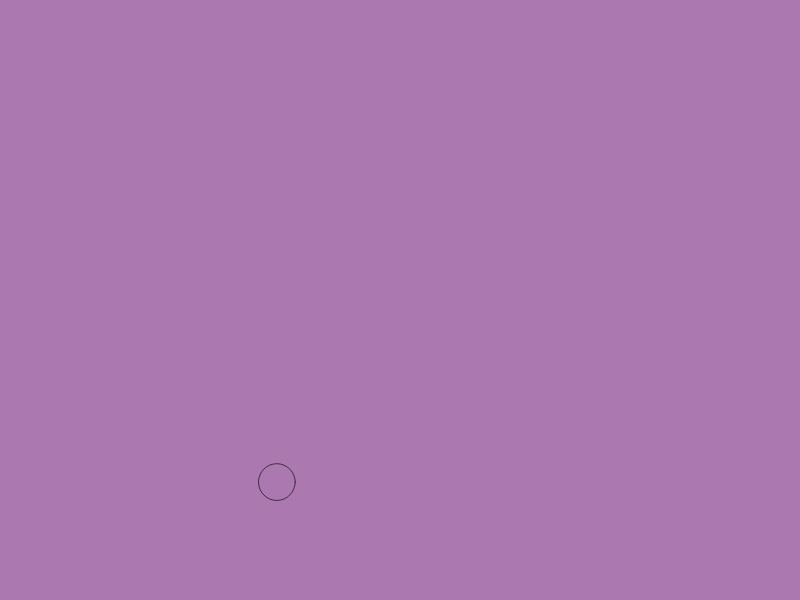
Frame 1 (no input)
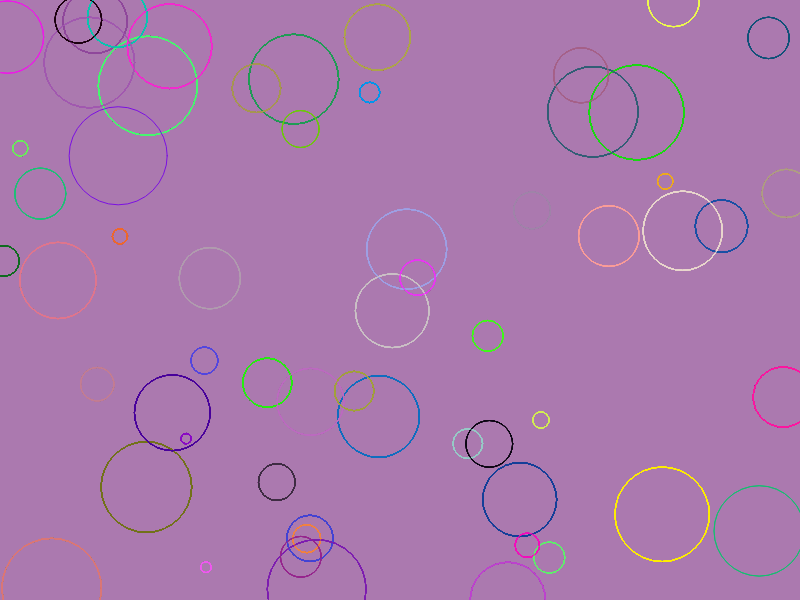
Frame 60 (no input)
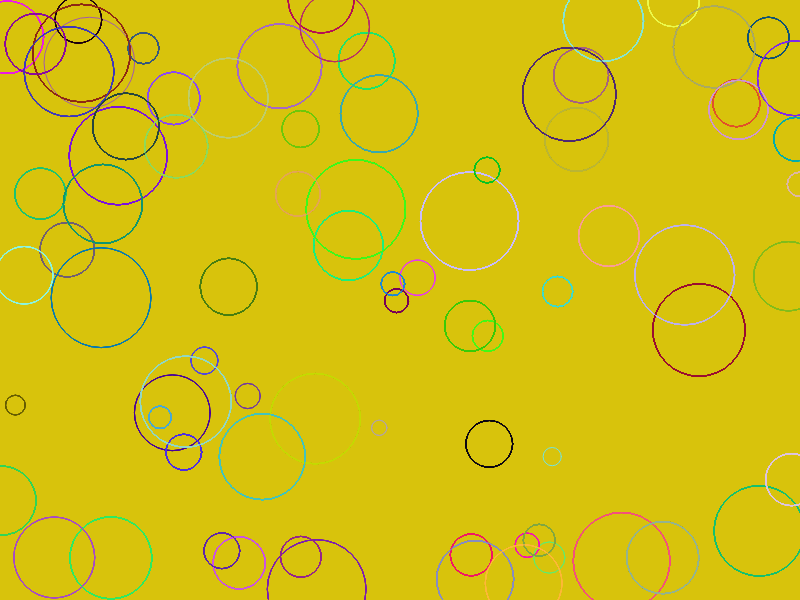
Frame 120 (the mouse pressed at the canvas centre since frame 60)

The p5.js sketch that drew these frames (run headless with seeded random() and noise() and a simulated clock; from frame 60 on, the mouse is pressed at the canvas centre):

// p5.js sketch
// ── sketch.js
let cirkelX = [];
let cirkelY = [];
let cirkelMaten = [];
let cirkelKleuren = [];

let maxAantalCirkels = 50; 
let achtergrondKleur;

function setup() {
  createCanvas(800, 600);
  noFill();
  frameRate(30);

  // Kies een eerste achtergrondkleur
  achtergrondKleur = color(random(100, 200), random(100, 200), random(100, 200));
  background(achtergrondKleur);
}

function draw() {
  // Elke 3 seconden een nieuwe achtergrondkleur
  if (frameCount % 90 === 0) {
    achtergrondKleur = color(random(0, 255), random(0, 255), random(0, 255));
    background(achtergrondKleur);
  }

  //Voeg nieuve cirkel toe aan lijsten
  cirkelX.push(random(width));
  cirkelY.push(random(height));
  cirkelMaten.push(random(10, 100));
  cirkelKleuren.push(color(random(255), random(255), random(255)));

  //Haal cirkels weg alsze over de limiet zijn
  if (cirkelX.length > maxAantalCirkels) {
    cirkelX.shift();
    cirkelY.shift();
    cirkelMaten.shift();
    cirkelKleuren.shift();
  }

  //Teken de cirkels
  for (let index = 0; index < cirkelX.length; index++) {
    let xPositie = cirkelX[index];
    let yPositie = cirkelY[index];
    let grootte = cirkelMaten[index];
    let randKleur = cirkelKleuren[index];

    stroke(randKleur);
    ellipse(xPositie, yPositie, grootte);
  }
}
